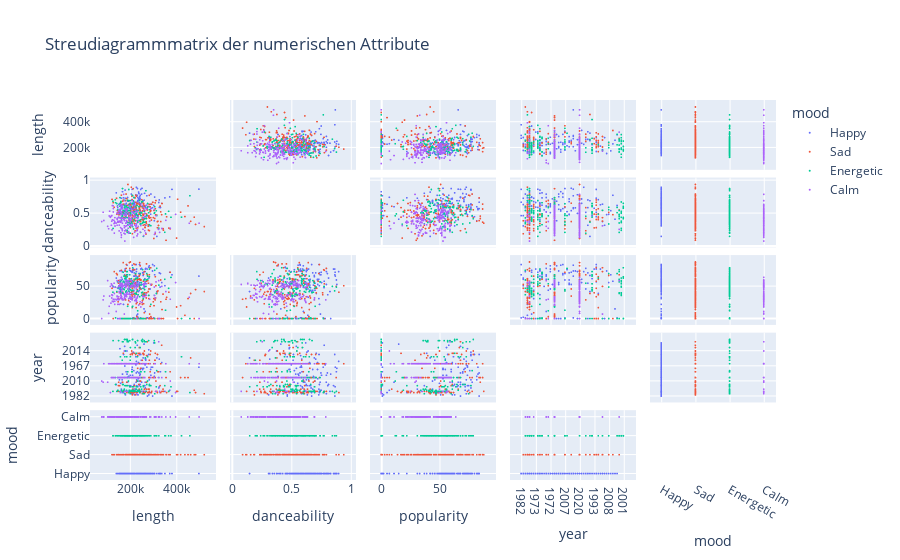

The code cell stored with this chart in its notebook:
### Code cell
#Streudiagrammmatrix mit Attributen für Hypothesen
#in Aufgabenblatt 3 abgebildet.

df = pd.read_csv("data_moods.csv")
dfMoodspYear = df

dfMoodspYear[["year", "month", "day"]] = dfMoodspYear["release_date"].str.split("-", expand=True)
dfMoodspYear

fig = px.scatter_matrix(dfMoodspYear,
                        dimensions=[ "length", "danceability", "popularity", "year", "mood"],
                        color="mood",
                       title="Streudiagrammmatrix der numerischen Attribute",
                       labels={col:col.replace('_', ' ') for col in df.columns}) #entfert underlines in Titeln
fig.update_traces(diagonal_visible=False, marker_size=2) #Diagramme, die die selben Werte miteinander vergleichen werden ausgeblendet
fig.show()

### Figure 1 — Plotly figure (JSON) as saved in the notebook; plotly's stock layout.template omitted (floating-point values rounded to 4 significant figures; data arrays with more than 128 entries replaced by an {"elided": "..."} marker saying what was removed)
{"data": [{"diagonal": {"visible": false}, "dimensions": [{"axis": {"matches": true}, "label": "length", "values": {"elided": "140 int values"}}, {"axis": {"matches": true}, "label": "danceability", "values": {"elided": "140 float values"}}, {"axis": {"matches": true}, "label": "popularity", "values": {"elided": "140 int values"}}, {"axis": {"matches": true}, "label": "year", "values": {"elided": "140 str values"}}, {"axis": {"matches": true}, "label": "mood", "values": {"elided": "140 str values"}}], "hovertemplate": "mood=Happy<br>%{xaxis.title.text}=%{x}<br>%{yaxis.title.text}=%{y}<extra></extra>", "legendgroup": "Happy", "marker": {"color": "#636efa", "size": 2, "symbol": "circle"}, "name": "Happy", "showlegend": true, "type": "splom"}, {"diagonal": {"visible": false}, "dimensions": [{"axis": {"matches": true}, "label": "length", "values": {"elided": "197 int values"}}, {"axis": {"matches": true}, "label": "danceability", "values": {"elided": "197 float values"}}, {"axis": {"matches": true}, "label": "popularity", "values": {"elided": "197 int values"}}, {"axis": {"matches": true}, "label": "year", "values": {"elided": "197 str values"}}, {"axis": {"matches": true}, "label": "mood", "values": {"elided": "197 str values"}}], "hovertemplate": "mood=Sad<br>%{xaxis.title.text}=%{x}<br>%{yaxis.title.text}=%{y}<extra></extra>", "legendgroup": "Sad", "marker": {"color": "#EF553B", "size": 2, "symbol": "circle"}, "name": "Sad", "showlegend": true, "type": "splom"}, {"diagonal": {"visible": false}, "dimensions": [{"axis": {"matches": true}, "label": "length", "values": {"elided": "154 int values"}}, {"axis": {"matches": true}, "label": "danceability", "values": {"elided": "154 float values"}}, {"axis": {"matches": true}, "label": "popularity", "values": {"elided": "154 int values"}}, {"axis": {"matches": true}, "label": "year", "values": {"elided": "154 str values"}}, {"axis": {"matches": true}, "label": "mood", "values": {"elided": "154 str values"}}], "hovertemplate": "mood=Energetic<br>%{xaxis.title.text}=%{x}<br>%{yaxis.title.text}=%{y}<extra></extra>", "legendgroup": "Energetic", "marker": {"color": "#00cc96", "size": 2, "symbol": "circle"}, "name": "Energetic", "showlegend": true, "type": "splom"}, {"diagonal": {"visible": false}, "dimensions": [{"axis": {"matches": true}, "label": "length", "values": {"elided": "195 int values"}}, {"axis": {"matches": true}, "label": "danceability", "values": {"elided": "195 float values"}}, {"axis": {"matches": true}, "label": "popularity", "values": {"elided": "195 int values"}}, {"axis": {"matches": true}, "label": "year", "values": {"elided": "195 str values"}}, {"axis": {"matches": true}, "label": "mood", "values": {"elided": "195 str values"}}], "hovertemplate": "mood=Calm<br>%{xaxis.title.text}=%{x}<br>%{yaxis.title.text}=%{y}<extra></extra>", "legendgroup": "Calm", "marker": {"color": "#ab63fa", "size": 2, "symbol": "circle"}, "name": "Calm", "showlegend": true, "type": "splom"}], "layout": {"dragmode": "select", "legend": {"title": {"text": "mood"}, "tracegroupgap": 0}, "title": {"text": "Streudiagrammmatrix der numerischen Attribute"}}}
